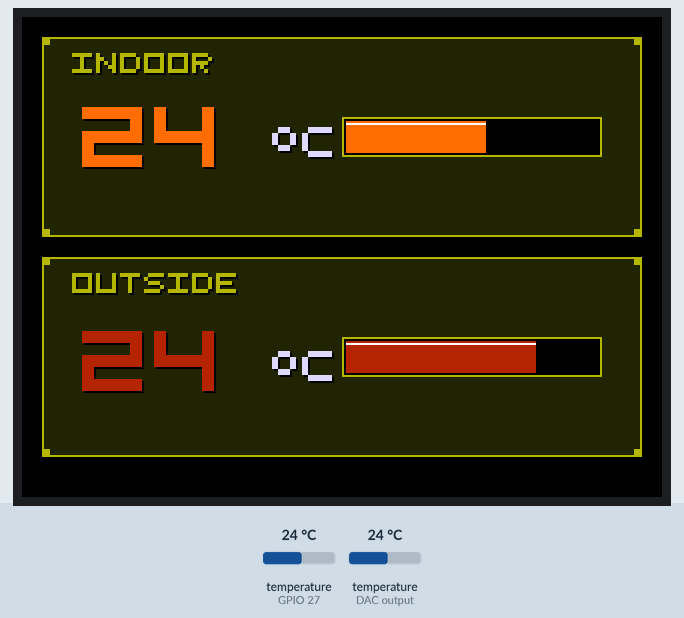
Simulated run of this sketch. Board: ESP32. Shown: 320×240 colour display. The test bench sets the inputs (shaded band); at power-on: temperature (sensors on GPIO 27, DAC output) 24 °C.

Above: at 2.9 s.
3.0 s: temperature (sensor on GPIO 27) set to 18.6 °C
At 6.9 s:
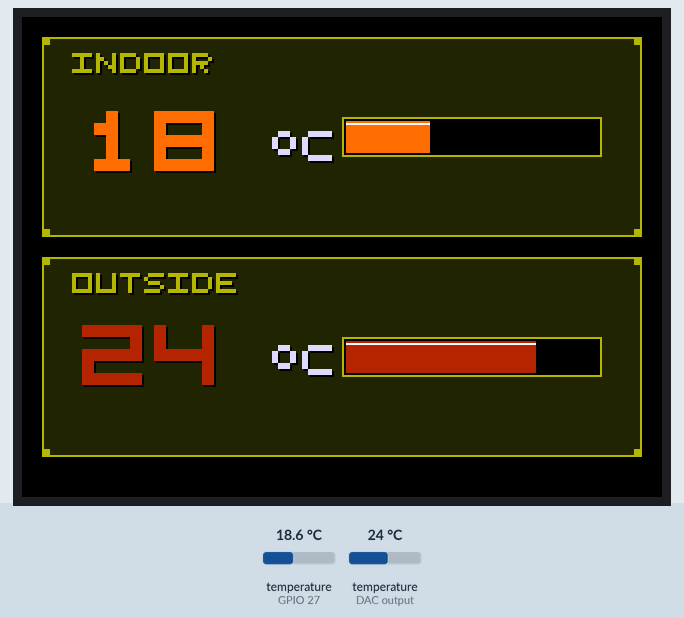
7.7 s: temperature (sensor on GPIO 27) set to 17.6 °C
At 13.3 s:
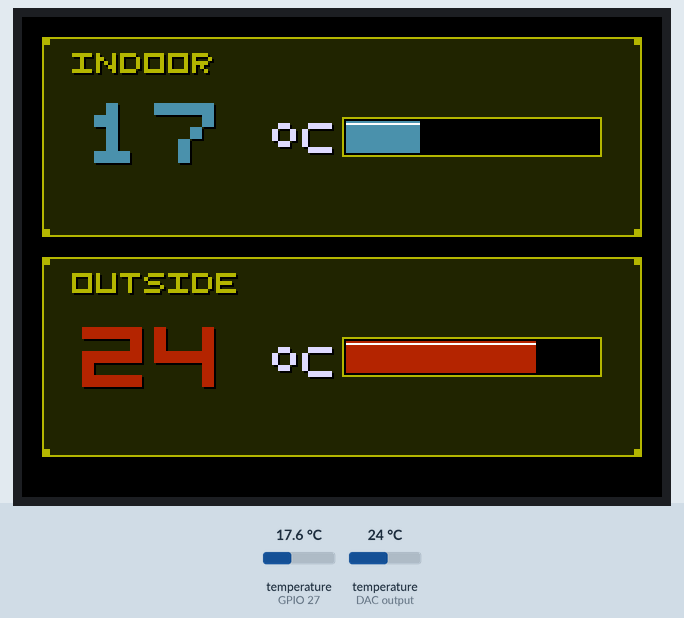
13.7 s: temperature (sensor on DAC output) set to 20.4 °C
At 16.3 s:
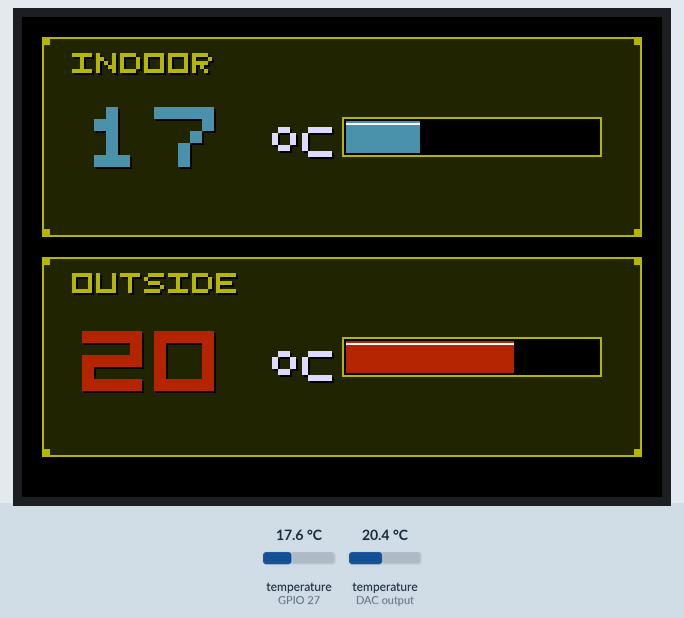
16.4 s: temperature (sensor on DAC output) set to 19.7 °C
At 19.9 s:
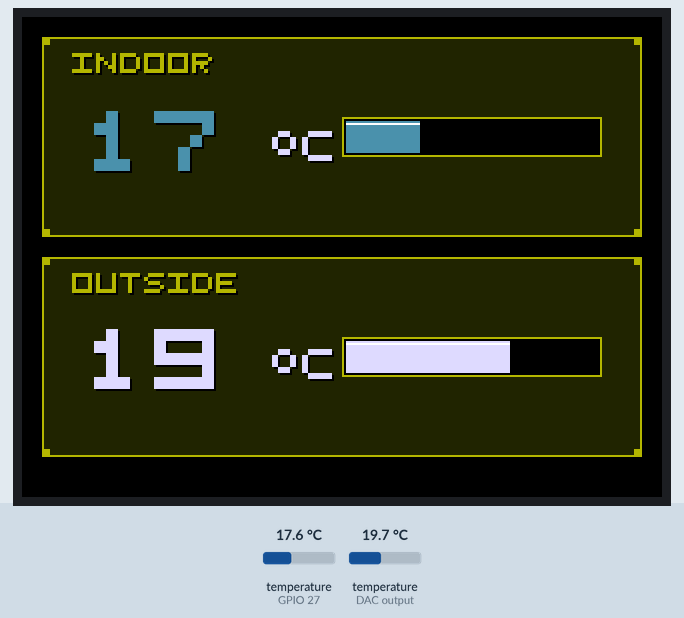
22.4 s: temperature (sensor on GPIO 27) set to 19 °C
At 28.2 s:
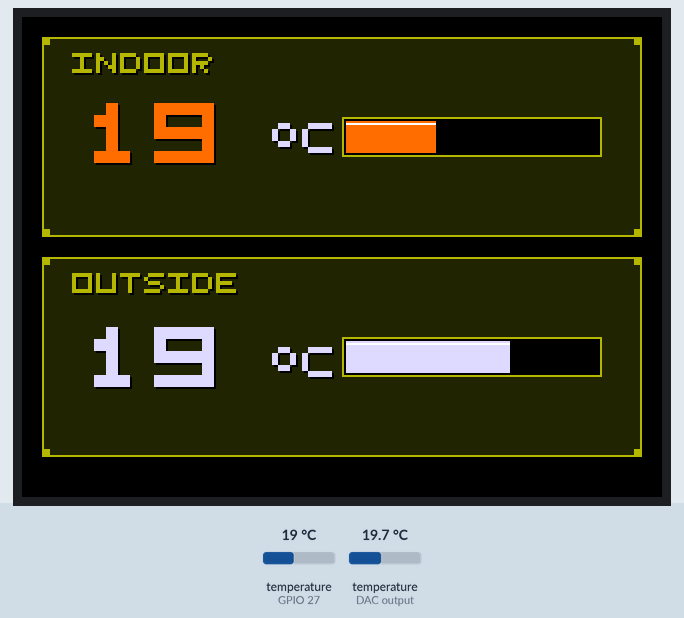
28.4 s: temperature (sensor on DAC output) set to 12 °C
At 30.4 s:
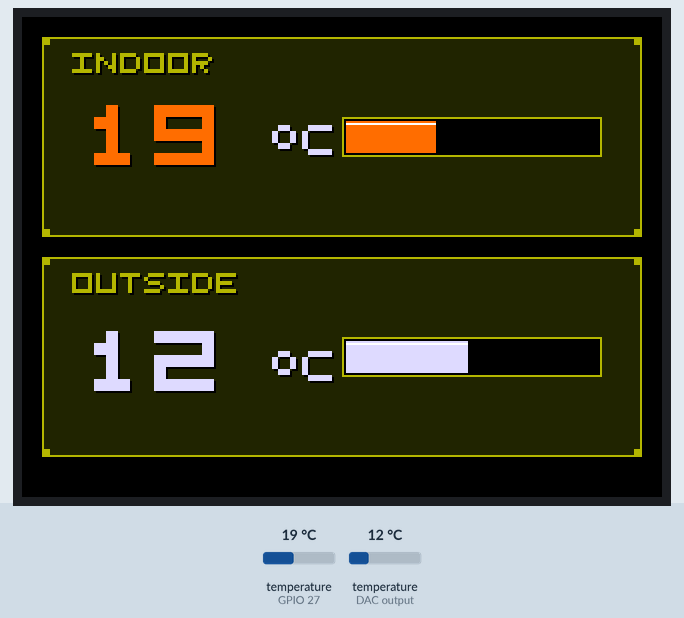
Timing chart, 0 to 31.9 s (numbered marks = the images above; inputs shaded):
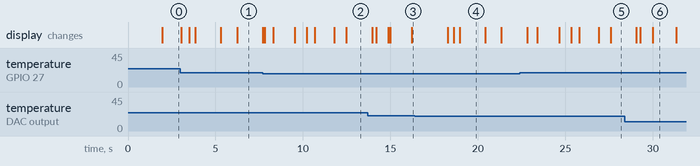

Measured:
- the behaviour switches between 18 and 17.9 °C on temperature (sensor on GPIO 27) (found by bisection; images 1 and 2)
- the behaviour switches between 20.1 and 20 °C on temperature (sensor on DAC output) (found by bisection; images 3 and 4)
- after the input at 7.7 s, the display: first differs from a run without the input after 1.8 s (image 2 shows a later state)
- after the input at 16.4 s, the display: first changes after 1.9 s (image 4 shows a later state)
- after the input at 22.4 s, the display: first differs from a run without the input after 2.2 s (image 5 shows a later state)
- what the display in image 4 shows lasts 1.4 s, from 19.0 s to 20.4 s

The sketch:

sketch_jan16a.ino
```cpp
#include <TFT_eSPI.h>
#include <OneWire.h>
#include <DallasTemperature.h>

#define ONE_WIRE_BUS 21

TFT_eSPI tft = TFT_eSPI();
TFT_eSprite ui = TFT_eSprite(&tft);

OneWire oneWire(ONE_WIRE_BUS);
DallasTemperature sensors(&oneWire);

DeviceAddress tempInside, tempOutside;

// KOLORY
#define C_BG        0x10A2
#define C_PANEL     0x2124
#define C_BORDER    0xAD45
#define C_TEXT      0xCE79
#define C_SHADOW    0x0000
#define C_COLD      0x4416
#define C_HOT       0xB9E1
#define C_WARM      0xEBC0

unsigned long lastSensorTime = 0;
const int sensorInterval = 2000; // Odczyt co 2 sekundy dla stabilności
float cachedInside = 0;
float cachedOutside = 0;
float animFloat = 0;

// FONT
struct Glyph { char c; uint8_t data[5]; };
const Glyph pixelFont[] = {
  {'0', {0x1F, 0x11, 0x11, 0x11, 0x1F}}, {'1', {0x04, 0x0C, 0x04, 0x04, 0x0E}},
  {'2', {0x1F, 0x01, 0x1F, 0x10, 0x1F}}, {'3', {0x1F, 0x01, 0x0F, 0x01, 0x1F}},
  {'4', {0x11, 0x11, 0x1F, 0x01, 0x01}}, {'5', {0x1F, 0x10, 0x1F, 0x01, 0x1F}},
  {'6', {0x1F, 0x10, 0x1F, 0x11, 0x1F}}, {'7', {0x1F, 0x01, 0x02, 0x04, 0x04}},
  {'8', {0x1F, 0x11, 0x1F, 0x11, 0x1F}}, {'9', {0x1F, 0x11, 0x1F, 0x01, 0x1F}},
  {'I', {0x1F, 0x04, 0x04, 0x04, 0x1F}}, {'N', {0x11, 0x19, 0x15, 0x13, 0x11}},
  {'D', {0x1E, 0x11, 0x11, 0x11, 0x1E}}, {'S', {0x0F, 0x10, 0x0E, 0x01, 0x1E}},
  {'E', {0x1F, 0x10, 0x1E, 0x10, 0x1F}}, {'X', {0x11, 0x0A, 0x04, 0x0A, 0x11}},
  {'T', {0x1F, 0x04, 0x04, 0x04, 0x04}}, {'R', {0x1E, 0x11, 0x1E, 0x14, 0x12}},
  {'A', {0x0E, 0x11, 0x1F, 0x11, 0x11}}, {'L', {0x10, 0x10, 0x10, 0x10, 0x1F}},
  {'C', {0x0F, 0x10, 0x10, 0x10, 0x0F}}, {'O', {0x1F, 0x11, 0x11, 0x11, 0x1F}},
  {'U', {0x11, 0x11, 0x11, 0x11, 0x1F}}, {'°', {0x06, 0x09, 0x09, 0x06, 0x00}},
  {'-', {0x00, 0x00, 0x1F, 0x00, 0x00}}
};

// Funkcje pomocnicze
void drawChar3D(int x, int y, char ch, uint16_t color, int scale) {
  for (int i = 0; i < sizeof(pixelFont)/sizeof(Glyph); i++) {
    if (pixelFont[i].c == ch) {
      for (int r = 0; r < 5; r++) {
        for (int c = 0; c < 5; c++) {
          if (pixelFont[i].data[r] & (1 << (4 - c))) {
            ui.fillRect(x + c*scale + 1, y + r*scale + 1, scale, scale, C_SHADOW);
            ui.fillRect(x + c*scale, y + r*scale, scale, scale, color);
          }
        }
      }
      return;
    }
  }
}

void drawPixelText(int x, int y, const char* txt, uint16_t color, int scale) {
  int offset = 0;
  while (*txt) {
    drawChar3D(x + offset, y, *txt, color, scale);
    offset += scale * 6;
    txt++;
  }
}

void drawRPGBar(int x, int y, int w, int h, float val, float minVal, float maxVal, uint16_t color) {
  ui.fillRect(x, y, w, h, 0x0000);
  ui.drawRect(x, y, w, h, C_BORDER);
  float constrained = constrain(val, minVal, maxVal);
  int barW = map(constrained * 10, minVal * 10, maxVal * 10, 0, w - 4);
  if (barW > 0) {
    ui.fillRect(x + 2, y + 2, barW, h - 4, color);
    ui.drawFastHLine(x + 2, y + 3, barW, 0xFFFF);
  }
}

void drawPanel(int x, int y, int w, int h, const char* label) {
  ui.fillRect(x, y, w, h, C_PANEL);
  ui.drawRect(x, y, w, h, C_BORDER);
  drawPixelText(x + 15, y + 8, label, C_BORDER, 2);
  ui.fillRect(x, y, 4, 4, C_BORDER);
  ui.fillRect(x + w - 4, y, 4, 4, C_BORDER);
  ui.fillRect(x, y + h - 4, 4, 4, C_BORDER);
  ui.fillRect(x + w - 4, y + h - 4, 4, 4, C_BORDER);
}

void setup() {
  tft.init();
  tft.setRotation(1);
  ui.setColorDepth(8);
  ui.createSprite(320, 240);

  sensors.begin();
  sensors.requestTemperatures(); // Pierwszy odczyt
  delay(800); // Czekamy na pierwszy wynik, żeby nie było -127
  cachedInside = sensors.getTempCByIndex(0);
  cachedOutside = sensors.getTempCByIndex(1);
}

void loop() {
  unsigned long currentMillis = millis();

  // Odczyt czujników co sensorInterval (bez blokowania animacji)
  if (currentMillis - lastSensorTime >= sensorInterval) {
    lastSensorTime = currentMillis;
    sensors.requestTemperatures();
    float t1 = sensors.getTempCByIndex(0);
    float t2 = sensors.getTempCByIndex(1);

    // Filtrujemy błędne odczyty, żeby ekran nie migał na -127
    if (t1 > -50 && t1 < 80) cachedInside = t1;
    if (t2 > -50 && t2 < 80) cachedOutside = t2;
  }

  animFloat += 0.15; // Prędkość animacji
  int fY1 = sin(animFloat) * 3;
  int fY2 = cos(animFloat) * 3;

  ui.fillSprite(C_BG);

  // INDOOR
  drawPanel(10, 10, 300, 100, "INDOOR");
  uint16_t inCol = (cachedInside < 18) ? C_COLD : (cachedInside > 25 ? C_HOT : C_WARM);
  drawPixelText(30, 45 + fY1, String((int)cachedInside).c_str(), inCol, 6);
  drawPixelText(100 + (String((int)cachedInside).length() * 2), 55 + fY1, "°C", C_TEXT, 3);
  drawRPGBar(160, 50, 130, 20, cachedInside, 10, 35, inCol);

  // OUTSIDE
  drawPanel(10, 120, 300, 100, "OUTSIDE");
  uint16_t outCol = (cachedOutside < 0) ? C_COLD : (cachedOutside > 20 ? C_HOT : C_TEXT);
  drawPixelText(30, 155 + fY2, String((int)cachedOutside).c_str(), outCol, 6);
  drawPixelText(100 + (String((int)cachedOutside).length() * 2), 165 + fY2, "°C", C_TEXT, 3);
  drawRPGBar(160, 160, 130, 20, cachedOutside, -10, 35, outCol);

  ui.pushSprite(0, 0);
}
```

main.cpp
```cpp
#include <OneWire.h>
#include <DallasTemperature.h>
#include <Arduino.h>
#include <TFT_eSPI.h>

TFT_eSPI tft = TFT_eSPI();

OneWire oneWire(GPIO_NUM_27); // DS18B20 external
DallasTemperature sensors(&oneWire);

void setup()
{
  Serial.begin(115200);

  tft.init();
  tft.setRotation(3);
  tft.fillScreen(TFT_BLACK);
  tft.setTextColor(TFT_WHITE, TFT_BLACK);
  tft.setTextSize(2);
  tft.setCursor(0, 0);
  tft.println("Dallas Temp Test");

  sensors.begin();
}

void loop()
{
  sensors.requestTemperatures();
  float temp = sensors.getTempCByIndex(0);

  Serial.println("Temp: " + String(temp) + " °C");

  tft.fillScreen(TFT_BLACK);
  tft.setCursor(0, 0);

  if (temp == DEVICE_DISCONNECTED_C)
  {
    tft.println("Error: No DS18B20");
  }
  else
  {
    tft.println("External Temp: " + String(temp) + "C");
  }

  delay(1000);
}
```
